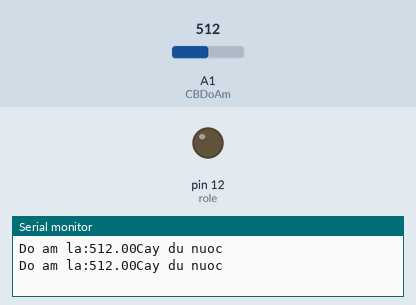
A sketch run on a simulated Arduino Uno, built with avr-gcc and run on an emulated ATmega328P. On the bench: output pins drawn as LEDs (lit = HIGH), the last lines printed to the serial monitor. The inputs (shaded band) are chosen by the test bench; at power-on: A1 (CBDoAm) = 512.

Above: at 1.8 s.
1.9 s: A1 (CBDoAm) set to 210
3.4 s: A1 (CBDoAm) set to 189
At 5.2 s:
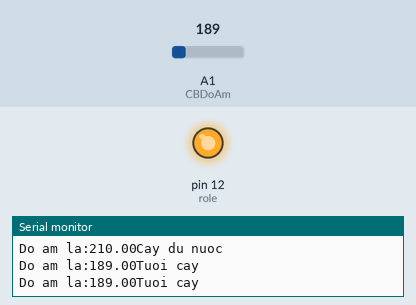
5.5 s: A1 (CBDoAm) set to 306
At 6.9 s:
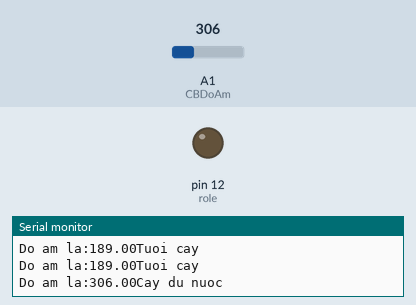
7.5 s: A1 (CBDoAm) set to 190
At 8.4 s:
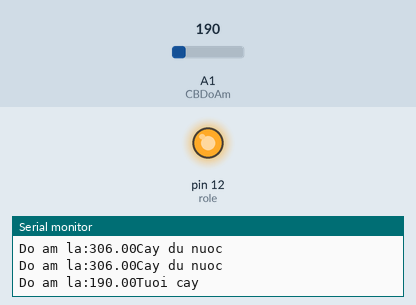
Timing chart, 0 to 10.5 s (numbered marks = the images above; inputs shaded):
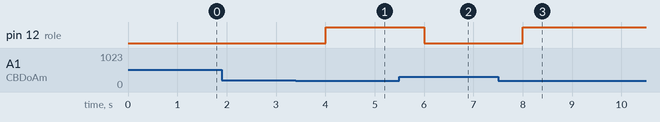

Measured:
- the behaviour switches between 200 and 199 on A1 (CBDoAm) (found by bisection; images 0 and 1)
- after the input at 3.4 s, pin 12 (role): LOW → HIGH after 0.60 s
- after the input at 5.5 s, pin 12 (role): HIGH → LOW after 0.51 s
- after the input at 7.5 s, pin 12 (role): LOW → HIGH after 0.51 s

The sketch:

Cam_bien_do_am_dat.ino
```cpp
//CHƯƠNG TRÌNH THỬ ĐỌC DỮ LIÊU TỪ CẢM BIẾN ĐO ĐỘ ẨM ĐẤT
int CBDoAm = 1;//Nối chân ra của cảm biến đo độ ẩm với chân A1
#define role 12 //Chân nối với role 12
float Doamdat; //Biến độ ẩm đất
void setup()
{
  Serial.begin(9600);
  //Khai báo các chân
  pinMode(role,OUTPUT);
}
void loop()
{
  Doamdat=analogRead(CBDoAm);
  Serial.print("Do am la:");//In ra màn hình
  Serial.print(Doamdat);//In ra độ ẩm đất
  //Bơm nước khi đất khô(thông qua role)
  if(Doamdat<200)
  {
    digitalWrite(role,HIGH);//Bat role
    Serial.println("Tuoi cay");
  }
  //Ngưng bơm khi đất ướt
  else
  {
    digitalWrite(role,LOW);
    Serial.println("Cay du nuoc");
  }
  delay(1000);
}
```
